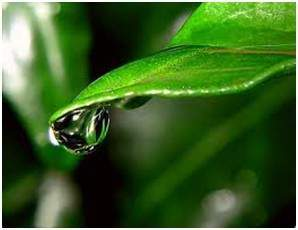
#> input picture input/rgb.jpg, 298 x 230 px, found by its file name
$ python main1.py
#> lines starting #> are read from the running program, lines starting #| are printed output that depends on the picture
#> further down, image is the input picture: shape (230, 298, 3); mean B, G, R 36.1, 94.9, 57.3
### tamrin/1/kiya_RGB_to_gray.py
import cv2
import numpy as np

def RGB_to_gray(image):
    s, c, _ = image.shape
#> s = 230; c = 298
    result = np.zeros((s,c),dtype= np.uint8)
    r, g, b = cv2.split(image)
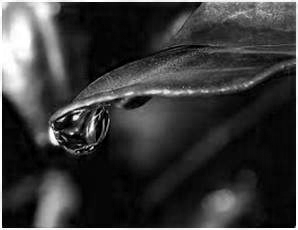
#> r: shape (230, 298); min 0, max 255, mean 57.3
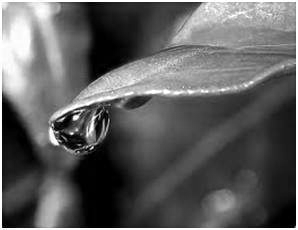
#> g: shape (230, 298); min 0, max 255, mean 94.9
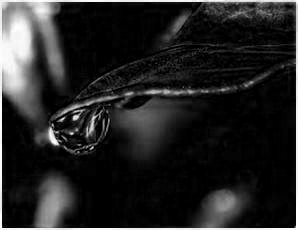
#> b: shape (230, 298); min 0, max 255, mean 36.1

    for i in range(s):
        for j in range(c):
            result[i,j] = (r[i,j]/ 3) + (g[i,j]/ 3) + (b[i,j]/ 3)
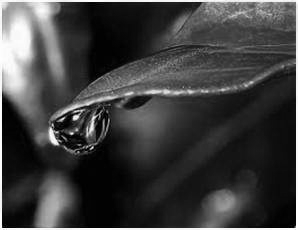
#> result: shape (230, 298); min 0, max 255, mean 62.4

    return result

### tamrin/1/main1.py
import cv2
from kiya_RGB_to_gray import RGB_to_gray


image = cv2.imread("input/rgb.jpg")
image = cv2.cvtColor(image, cv2.COLOR_BGR2RGB)

image_gray = RGB_to_gray(image)

# image_gray = cv2.cvtColor(image, cv2.COLOR_BGR2GRAY)

cv2.imwrite("output/1_result.png", image_gray)
